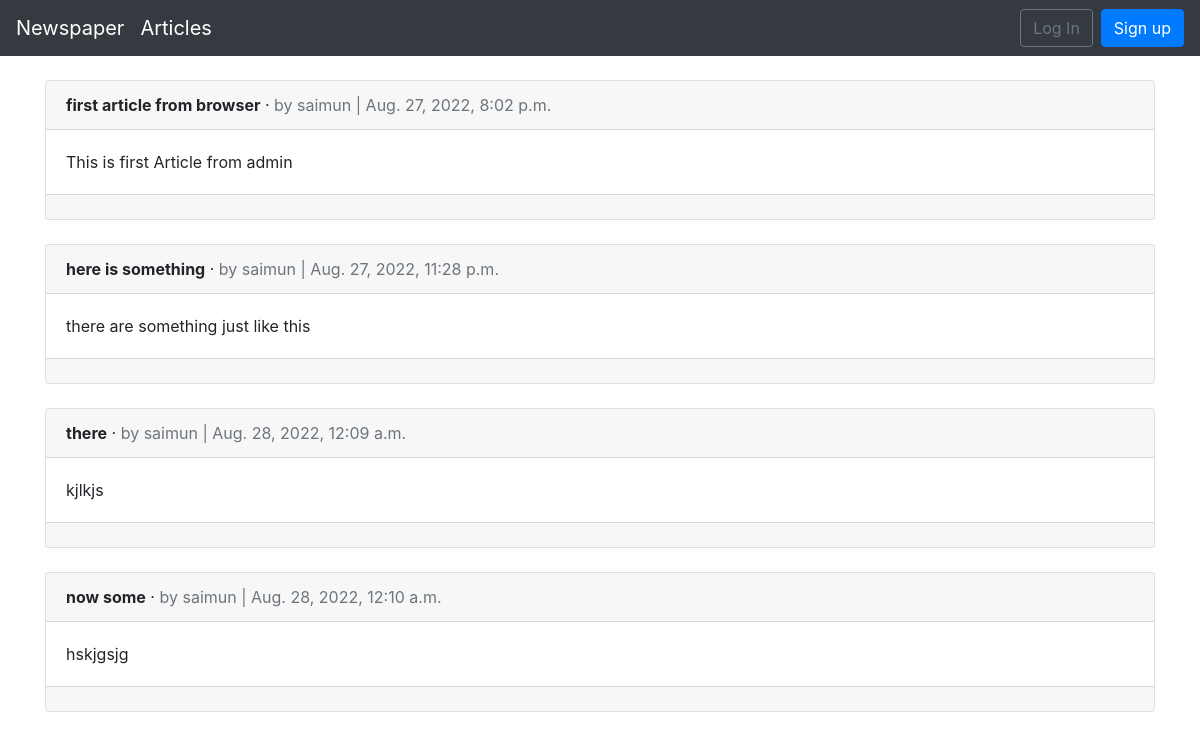
The app's page /articles/ with its own data.
### articles/models.py (models this page shows, shortened)
class Article(models.Model):
    title = models.CharField(max_length=255)
    body = models.TextField()
    date = models.DateTimeField(auto_now_add=True)
    author = models.ForeignKey(
        get_user_model(),
        on_delete=models.CASCADE,
    )

### users/models.py (models this page shows)
class CustomUser(AbstractUser):
    age = models.PositiveIntegerField(null=True, blank=True)

### articles/views.py (the view)
# urls.py: path('', views.ArticleListView.as_view(), name='article_list'),
class ArticleListView(ListView):
    model = Article
    template_name = 'article_list.html'

### templates/article_list.html (shortened to what this page needs)
{% extends 'base.html' %}
{% block content %}
{% for article in object_list %}
<div class="card">
<div class="card-header">
<span class="font-weight-bold">{{ article.title }}</span> &middot;
<span class="text-muted">by {{ article.author }} |
{{ article.date }}</span>
</div>
    <div class="card-body">
     {{ article.body }}
    </div>
    <div class="card-footer">
    </div>
</div>
<br />
{% endfor %}
{% endblock content %}

### templates/base.html (shortened to what this page needs)
<!DOCTYPE html>
<html lang="en">
  <head>
    <link
      rel="stylesheet"
      href="https://cdn.jsdelivr.net/npm/bootstrap@4.6.2/dist/css/bootstrap.min.css"
    />
  </head>
  <body>
    <nav class="navbar navbar-expand-md navbar-dark bg-dark mb-4">
      <a class="navbar-brand" href="{% url 'home' %}">Newspaper</a>
      <a class="navbar-brand" href="{% url 'article_list' %}">Articles</a>
      <div class="collapse navbar-collapse" id="navbarCollapse">
        {% if user.is_authenticated %}
        <ul class="navbar-nav ml-auto">
          <li class="nav-item">
            <a
              class="nav-link dropdown-toggle"
              href="#"
              id="userMenu"
              data-toggle="dropdown"
              aria-haspopup="true"
              aria-expanded="false"
            >
              {{ user.username }}
            </a>
            <div
              class="dropdown-menu dropdown-menu-right"
              aria-labelledby="userMenu"
            >
              <a class="dropdown-item" href="{% url 'password_change'%}"
                >Change password</a
              >
              <div class="dropdown-divider"></div>
              <a class="dropdown-item" href="{% url 'logout' %}"> Log Out</a>
            </div>
          </li>
        </ul>
        {% else %}
        <form class="form-inline ml-auto">
          <a href="{% url 'login' %}" class="btn btn-outline-secondary">
            Log In</a
          >
          <a href="{% url 'signup' %}" class="btn btn-primary ml-2"> Sign up</a>
        </form>
        {% endif %}
      </div>
    </nav>
    <div class="container">{% block content %} {% endblock content %}</div>
  </body>
</html>

### records on screen
Article: title "first article from browser", author "saimun", date "Aug. 27, 2022, 8:02 p.m.", body "This is first Article from admin"
Article: title "here is something", author "saimun", date "Aug. 27, 2022, 11:28 p.m.", body "there are something just like this"
Article: title "there", author "saimun", date "Aug. 28, 2022, 12:09 a.m.", body "kjlkjs"
Article: title "now some", author "saimun", date "Aug. 28, 2022, 12:10 a.m.", body "hskjgsjg"
